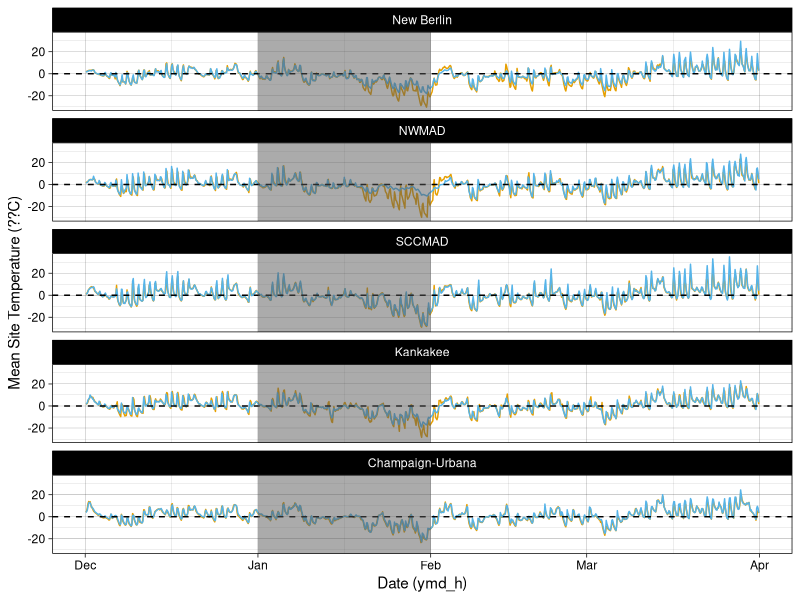

Recreate this plot in R.
#' ---
#' title: " 10 OW albopictus Temperature at site graphs "
#' author: "Katie Susong"
#' date: "07 January 2021"
#' ---


# set wd
setwd("~/Documents/CBS_PhD/albopictus_OW/")

#libaries
shhh <- suppressPackageStartupMessages # It's a library, so shhh!
shhh(library(ggplot2))
shhh(library(lubridate))
shhh(library(dplyr))

#import data frames- WIDE
OWw    <- read.csv("Data/OWALL.wide_KMS_092220.csv")
#format corrections
OWw$DateTime <- ymd_hms(OWw$DateTime)

#import data frames- TIDY
OW    <- read.csv("Data/OWALL.f_KMS_092220.csv")
#format corrections
OW$DateTime <- ymd_hms(OW$DateTime)
# change location order to be consistent 
OW$Location <- factor(OW$Location , levels=c("New Berlin", "NWMAD","SCCMAD" ,"Kankakee", "Champaign-Urbana"))



#'## Plot Temperature Profiles 
#'

#Create average temperature at sites df
OW.avg <- OW %>%
  group_by(Location, Type, DateTime) %>%
  summarise(mean = mean(Value, na.rm = T))
OW.avg <- as.data.frame(OW.avg)
OW.avg$DateTime <- ymd_hms(OW.avg$DateTime)

# time to mean temperature, line graph 
OW.avg %>%
  filter(DateTime >= "2018-12-01 00:00:00", DateTime <= "2019-03-31 24:00:00") %>%
  ggplot( aes(DateTime,mean, col = Type))+
  geom_line() +
  facet_wrap(~Location, ncol= 1) +
  geom_hline(yintercept = 0, linetype= "dashed") + 
  scale_colour_manual(values = c("#E69F00", "#56B4E9")) +
  ylab("Mean Site Temperature (??C)") +
  xlab("Date (ymd_h)") +
  theme_linedraw() +
  theme(legend.position = "none") +
  annotate("rect", xmin = as.POSIXct("2019/01/01 00:00:00"), xmax = as.POSIXct("2019/01/31 24:00:00"),
           ymin =-Inf, ymax = Inf , 
           alpha = .5)

#'## Temperarure min/max at sites
#'

OW.avg %>%
  group_by(Location, Type) %>%
  summarise(MinT = min(mean), MaxT = max(mean))

#'## Temperarue: Jan Mean 
#'

OW.avg %>%
  group_by(Location,Type) %>%
  filter(DateTime > "2018-12-31", DateTime < "2019-02-01") %>%
  summarise(JANmean = mean(mean))
           
           
           
           
           
           
           
           
           
           
